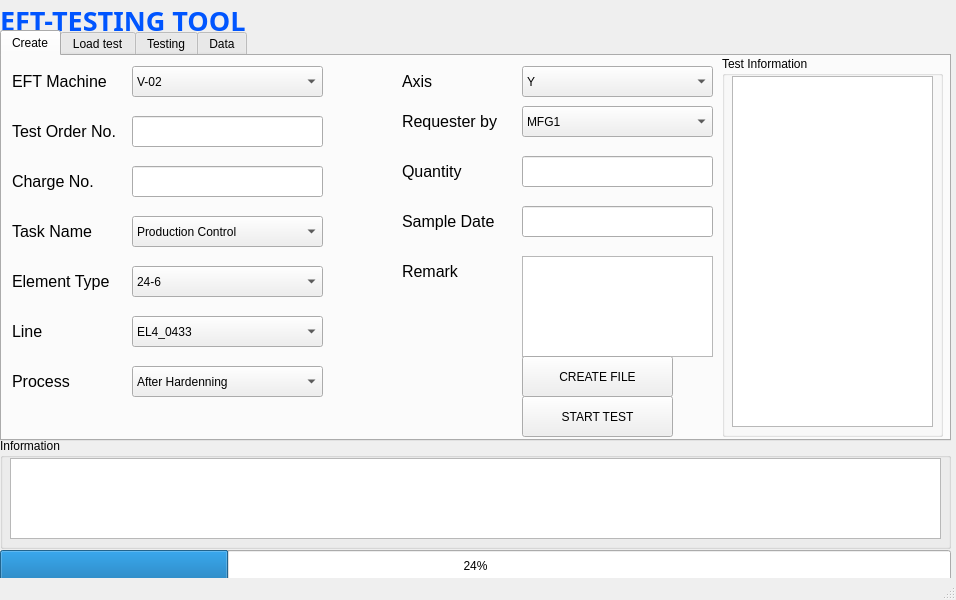
<?xml version="1.0" encoding="UTF-8"?>
<ui version="4.0">
 <class>MainWindow</class>
 <widget class="QMainWindow" name="MainWindow">
  <property name="geometry">
   <rect>
    <x>0</x>
    <y>0</y>
    <width>956</width>
    <height>600</height>
   </rect>
  </property>
  <property name="minimumSize">
   <size>
    <width>956</width>
    <height>600</height>
   </size>
  </property>
  <property name="maximumSize">
   <size>
    <width>956</width>
    <height>600</height>
   </size>
  </property>
  <property name="windowTitle">
   <string>EFT-TESTING TOOL</string>
  </property>
  <widget class="QWidget" name="centralwidget">
   <widget class="QLabel" name="label">
    <property name="geometry">
     <rect>
      <x>0</x>
      <y>0</y>
      <width>281</width>
      <height>41</height>
     </rect>
    </property>
    <property name="font">
     <font>
      <family>Bosch Office Sans</family>
      <pointsize>20</pointsize>
      <bold>true</bold>
     </font>
    </property>
    <property name="styleSheet">
     <string notr="true">color: rgb(0, 85, 255);
qproperty-alignment: 'AlignCenter';
</string>
    </property>
    <property name="text">
     <string>EFT-TESTING TOOL</string>
    </property>
   </widget>
   <widget class="QGroupBox" name="groupBox">
    <property name="geometry">
     <rect>
      <x>0</x>
      <y>438</y>
      <width>951</width>
      <height>111</height>
     </rect>
    </property>
    <property name="title">
     <string>Information</string>
    </property>
    <widget class="QTextEdit" name="information_text">
     <property name="geometry">
      <rect>
       <x>10</x>
       <y>20</y>
       <width>931</width>
       <height>81</height>
      </rect>
     </property>
    </widget>
   </widget>
   <widget class="QLabel" name="label_2">
    <property name="geometry">
     <rect>
      <x>770</x>
      <y>0</y>
      <width>181</width>
      <height>41</height>
     </rect>
    </property>
    <property name="text">
     <string/>
    </property>
    <property name="pixmap">
     <pixmap>UI/Bosch-Logo.png</pixmap>
    </property>
    <property name="scaledContents">
     <bool>true</bool>
    </property>
   </widget>
   <widget class="QProgressBar" name="progressBar">
    <property name="geometry">
     <rect>
      <x>0</x>
      <y>550</y>
      <width>951</width>
      <height>31</height>
     </rect>
    </property>
    <property name="value">
     <number>24</number>
    </property>
   </widget>
   <widget class="QTabWidget" name="tabWidget">
    <property name="geometry">
     <rect>
      <x>0</x>
      <y>30</y>
      <width>951</width>
      <height>411</height>
     </rect>
    </property>
    <property name="currentIndex">
     <number>0</number>
    </property>
    <property name="iconSize">
     <size>
      <width>16</width>
      <height>16</height>
     </size>
    </property>
    <widget class="QWidget" name="Create">
     <attribute name="title">
      <string>Create</string>
     </attribute>
     <widget class="QLabel" name="label_7">
      <property name="geometry">
       <rect>
        <x>10</x>
        <y>210</y>
        <width>111</width>
        <height>31</height>
       </rect>
      </property>
      <property name="font">
       <font>
        <pointsize>12</pointsize>
       </font>
      </property>
      <property name="text">
       <string>Element Type</string>
      </property>
     </widget>
     <widget class="QComboBox" name="input_axis">
      <property name="geometry">
       <rect>
        <x>520</x>
        <y>10</y>
        <width>191</width>
        <height>31</height>
       </rect>
      </property>
      <item>
       <property name="text">
        <string>Y</string>
       </property>
      </item>
      <item>
       <property name="text">
        <string>Z</string>
       </property>
      </item>
     </widget>
     <widget class="QLabel" name="label_3">
      <property name="geometry">
       <rect>
        <x>10</x>
        <y>10</y>
        <width>111</width>
        <height>31</height>
       </rect>
      </property>
      <property name="font">
       <font>
        <pointsize>12</pointsize>
       </font>
      </property>
      <property name="text">
       <string>EFT Machine</string>
      </property>
     </widget>
     <widget class="QComboBox" name="input_requester">
      <property name="geometry">
       <rect>
        <x>520</x>
        <y>50</y>
        <width>191</width>
        <height>31</height>
       </rect>
      </property>
      <item>
       <property name="text">
        <string>MFG1</string>
       </property>
      </item>
      <item>
       <property name="text">
        <string>MFG2</string>
       </property>
      </item>
      <item>
       <property name="text">
        <string>MFG3</string>
       </property>
      </item>
      <item>
       <property name="text">
        <string>QMM1</string>
       </property>
      </item>
      <item>
       <property name="text">
        <string>QMM3</string>
       </property>
      </item>
      <item>
       <property name="text">
        <string>ETC-VN</string>
       </property>
      </item>
      <item>
       <property name="text">
        <string>ETC1-VN</string>
       </property>
      </item>
      <item>
       <property name="text">
        <string>ETC2-VN</string>
       </property>
      </item>
      <item>
       <property name="text">
        <string>ETC3-VN</string>
       </property>
      </item>
     </widget>
     <widget class="QComboBox" name="input_line">
      <property name="geometry">
       <rect>
        <x>130</x>
        <y>260</y>
        <width>191</width>
        <height>31</height>
       </rect>
      </property>
      <item>
       <property name="text">
        <string>EL4_0433</string>
       </property>
      </item>
      <item>
       <property name="text">
        <string>EL5_2192</string>
       </property>
      </item>
      <item>
       <property name="text">
        <string>EL6_3660</string>
       </property>
      </item>
      <item>
       <property name="text">
        <string>EL7_6911</string>
       </property>
      </item>
      <item>
       <property name="text">
        <string>EL8_7805</string>
       </property>
      </item>
     </widget>
     <widget class="QLabel" name="label_9">
      <property name="geometry">
       <rect>
        <x>10</x>
        <y>260</y>
        <width>111</width>
        <height>31</height>
       </rect>
      </property>
      <property name="font">
       <font>
        <pointsize>12</pointsize>
       </font>
      </property>
      <property name="text">
       <string>Line</string>
      </property>
     </widget>
     <widget class="QLabel" name="label_14">
      <property name="geometry">
       <rect>
        <x>400</x>
        <y>50</y>
        <width>111</width>
        <height>31</height>
       </rect>
      </property>
      <property name="font">
       <font>
        <pointsize>12</pointsize>
       </font>
      </property>
      <property name="text">
       <string>Requester by</string>
      </property>
     </widget>
     <widget class="QComboBox" name="input_task_name">
      <property name="geometry">
       <rect>
        <x>130</x>
        <y>160</y>
        <width>191</width>
        <height>31</height>
       </rect>
      </property>
      <item>
       <property name="text">
        <string>Production Control</string>
       </property>
      </item>
      <item>
       <property name="text">
        <string>8D Problem Solving</string>
       </property>
      </item>
      <item>
       <property name="text">
        <string>Project Release</string>
       </property>
      </item>
      <item>
       <property name="text">
        <string>Object Release</string>
       </property>
      </item>
      <item>
       <property name="text">
        <string>Safe Launch</string>
       </property>
      </item>
     </widget>
     <widget class="QLineEdit" name="input_test_order_no">
      <property name="geometry">
       <rect>
        <x>130</x>
        <y>60</y>
        <width>191</width>
        <height>31</height>
       </rect>
      </property>
     </widget>
     <widget class="QLabel" name="label_13">
      <property name="geometry">
       <rect>
        <x>400</x>
        <y>100</y>
        <width>111</width>
        <height>31</height>
       </rect>
      </property>
      <property name="font">
       <font>
        <pointsize>12</pointsize>
       </font>
      </property>
      <property name="text">
       <string>Quantity</string>
      </property>
     </widget>
     <widget class="QLabel" name="label_15">
      <property name="geometry">
       <rect>
        <x>400</x>
        <y>10</y>
        <width>111</width>
        <height>31</height>
       </rect>
      </property>
      <property name="font">
       <font>
        <pointsize>12</pointsize>
       </font>
      </property>
      <property name="text">
       <string>Axis</string>
      </property>
     </widget>
     <widget class="QComboBox" name="input_element_type">
      <property name="geometry">
       <rect>
        <x>130</x>
        <y>210</y>
        <width>191</width>
        <height>31</height>
       </rect>
      </property>
      <item>
       <property name="text">
        <string>24-6</string>
       </property>
      </item>
      <item>
       <property name="text">
        <string>24-9</string>
       </property>
      </item>
      <item>
       <property name="text">
        <string>24-9AVO</string>
       </property>
      </item>
      <item>
       <property name="text">
        <string>28-10</string>
       </property>
      </item>
      <item>
       <property name="text">
        <string>28-12</string>
       </property>
      </item>
      <item>
       <property name="text">
        <string>30-10</string>
       </property>
      </item>
      <item>
       <property name="text">
        <string>30-12</string>
       </property>
      </item>
     </widget>
     <widget class="QLabel" name="label_8">
      <property name="geometry">
       <rect>
        <x>10</x>
        <y>310</y>
        <width>111</width>
        <height>31</height>
       </rect>
      </property>
      <property name="font">
       <font>
        <pointsize>12</pointsize>
       </font>
      </property>
      <property name="text">
       <string>Process</string>
      </property>
     </widget>
     <widget class="QLabel" name="label_10">
      <property name="geometry">
       <rect>
        <x>400</x>
        <y>150</y>
        <width>111</width>
        <height>31</height>
       </rect>
      </property>
      <property name="font">
       <font>
        <pointsize>12</pointsize>
       </font>
      </property>
      <property name="text">
       <string>Sample Date</string>
      </property>
     </widget>
     <widget class="QLineEdit" name="input_quantity">
      <property name="geometry">
       <rect>
        <x>520</x>
        <y>100</y>
        <width>191</width>
        <height>31</height>
       </rect>
      </property>
     </widget>
     <widget class="QPlainTextEdit" name="input_remark">
      <property name="geometry">
       <rect>
        <x>520</x>
        <y>200</y>
        <width>191</width>
        <height>101</height>
       </rect>
      </property>
     </widget>
     <widget class="QComboBox" name="input_process">
      <property name="geometry">
       <rect>
        <x>130</x>
        <y>310</y>
        <width>191</width>
        <height>31</height>
       </rect>
      </property>
      <item>
       <property name="text">
        <string>After Hardenning</string>
       </property>
      </item>
      <item>
       <property name="text">
        <string>After Deburring</string>
       </property>
      </item>
      <item>
       <property name="text">
        <string>After Body Drinding</string>
       </property>
      </item>
      <item>
       <property name="text">
        <string>After EOL Washing</string>
       </property>
      </item>
     </widget>
     <widget class="QLabel" name="label_6">
      <property name="geometry">
       <rect>
        <x>10</x>
        <y>160</y>
        <width>111</width>
        <height>31</height>
       </rect>
      </property>
      <property name="font">
       <font>
        <pointsize>12</pointsize>
       </font>
      </property>
      <property name="text">
       <string>Task Name</string>
      </property>
     </widget>
     <widget class="QComboBox" name="input_eft_machine">
      <property name="geometry">
       <rect>
        <x>130</x>
        <y>10</y>
        <width>191</width>
        <height>31</height>
       </rect>
      </property>
      <property name="styleSheet">
       <string notr="true">V-02</string>
      </property>
      <item>
       <property name="text">
        <string>V-02</string>
       </property>
      </item>
      <item>
       <property name="text">
        <string>V-03</string>
       </property>
      </item>
      <item>
       <property name="text">
        <string>V-07</string>
       </property>
      </item>
     </widget>
     <widget class="QLabel" name="label_12">
      <property name="geometry">
       <rect>
        <x>400</x>
        <y>200</y>
        <width>111</width>
        <height>31</height>
       </rect>
      </property>
      <property name="font">
       <font>
        <pointsize>12</pointsize>
       </font>
      </property>
      <property name="text">
       <string>Remark</string>
      </property>
     </widget>
     <widget class="QLineEdit" name="input_sample_date">
      <property name="geometry">
       <rect>
        <x>520</x>
        <y>150</y>
        <width>191</width>
        <height>31</height>
       </rect>
      </property>
     </widget>
     <widget class="QLabel" name="label_4">
      <property name="geometry">
       <rect>
        <x>10</x>
        <y>60</y>
        <width>111</width>
        <height>31</height>
       </rect>
      </property>
      <property name="font">
       <font>
        <pointsize>12</pointsize>
       </font>
      </property>
      <property name="text">
       <string>Test Order No.</string>
      </property>
     </widget>
     <widget class="QLabel" name="label_5">
      <property name="geometry">
       <rect>
        <x>10</x>
        <y>110</y>
        <width>111</width>
        <height>31</height>
       </rect>
      </property>
      <property name="font">
       <font>
        <pointsize>12</pointsize>
       </font>
      </property>
      <property name="text">
       <string>Charge No.</string>
      </property>
     </widget>
     <widget class="QPushButton" name="create_btn">
      <property name="geometry">
       <rect>
        <x>520</x>
        <y>300</y>
        <width>151</width>
        <height>41</height>
       </rect>
      </property>
      <property name="text">
       <string>CREATE FILE</string>
      </property>
     </widget>
     <widget class="QLineEdit" name="input_charge_no">
      <property name="geometry">
       <rect>
        <x>130</x>
        <y>110</y>
        <width>191</width>
        <height>31</height>
       </rect>
      </property>
     </widget>
     <widget class="QGroupBox" name="groupBox_4">
      <property name="geometry">
       <rect>
        <x>720</x>
        <y>0</y>
        <width>221</width>
        <height>381</height>
       </rect>
      </property>
      <property name="title">
       <string>Test Information</string>
      </property>
      <widget class="QPlainTextEdit" name="plainTextEdit_2">
       <property name="geometry">
        <rect>
         <x>10</x>
         <y>20</y>
         <width>201</width>
         <height>351</height>
        </rect>
       </property>
      </widget>
     </widget>
     <widget class="QPushButton" name="create_btn_3">
      <property name="geometry">
       <rect>
        <x>520</x>
        <y>340</y>
        <width>151</width>
        <height>41</height>
       </rect>
      </property>
      <property name="text">
       <string>START TEST</string>
      </property>
     </widget>
    </widget>
    <widget class="QWidget" name="Load_test">
     <attribute name="title">
      <string>Load test</string>
     </attribute>
     <widget class="QComboBox" name="input_task_name_5">
      <property name="geometry">
       <rect>
        <x>130</x>
        <y>160</y>
        <width>191</width>
        <height>31</height>
       </rect>
      </property>
      <item>
       <property name="text">
        <string>Production Control</string>
       </property>
      </item>
      <item>
       <property name="text">
        <string>8D Problem Solving</string>
       </property>
      </item>
      <item>
       <property name="text">
        <string>Project Release</string>
       </property>
      </item>
      <item>
       <property name="text">
        <string>Object Release</string>
       </property>
      </item>
      <item>
       <property name="text">
        <string>Safe Launch</string>
       </property>
      </item>
     </widget>
     <widget class="QPlainTextEdit" name="input_remark_5">
      <property name="geometry">
       <rect>
        <x>520</x>
        <y>200</y>
        <width>191</width>
        <height>101</height>
       </rect>
      </property>
     </widget>
     <widget class="QLabel" name="label_42">
      <property name="geometry">
       <rect>
        <x>10</x>
        <y>210</y>
        <width>111</width>
        <height>31</height>
       </rect>
      </property>
      <property name="font">
       <font>
        <pointsize>12</pointsize>
       </font>
      </property>
      <property name="text">
       <string>Element Type</string>
      </property>
     </widget>
     <widget class="QLabel" name="label_43">
      <property name="geometry">
       <rect>
        <x>10</x>
        <y>260</y>
        <width>111</width>
        <height>31</height>
       </rect>
      </property>
      <property name="font">
       <font>
        <pointsize>12</pointsize>
       </font>
      </property>
      <property name="text">
       <string>Line</string>
      </property>
     </widget>
     <widget class="QLineEdit" name="input_quantity_3">
      <property name="geometry">
       <rect>
        <x>520</x>
        <y>100</y>
        <width>191</width>
        <height>31</height>
       </rect>
      </property>
     </widget>
     <widget class="QLabel" name="label_44">
      <property name="geometry">
       <rect>
        <x>400</x>
        <y>150</y>
        <width>111</width>
        <height>31</height>
       </rect>
      </property>
      <property name="font">
       <font>
        <pointsize>12</pointsize>
       </font>
      </property>
      <property name="text">
       <string>Sample Date</string>
      </property>
     </widget>
     <widget class="QLabel" name="label_45">
      <property name="geometry">
       <rect>
        <x>400</x>
        <y>50</y>
        <width>111</width>
        <height>31</height>
       </rect>
      </property>
      <property name="font">
       <font>
        <pointsize>12</pointsize>
       </font>
      </property>
      <property name="text">
       <string>Requester by</string>
      </property>
     </widget>
     <widget class="QLabel" name="label_46">
      <property name="geometry">
       <rect>
        <x>10</x>
        <y>10</y>
        <width>111</width>
        <height>31</height>
       </rect>
      </property>
      <property name="font">
       <font>
        <pointsize>12</pointsize>
       </font>
      </property>
      <property name="text">
       <string>EFT Machine</string>
      </property>
     </widget>
     <widget class="QLineEdit" name="input_test_order_no_9">
      <property name="geometry">
       <rect>
        <x>130</x>
        <y>60</y>
        <width>191</width>
        <height>31</height>
       </rect>
      </property>
     </widget>
     <widget class="QComboBox" name="input_eft_machine_3">
      <property name="geometry">
       <rect>
        <x>130</x>
        <y>10</y>
        <width>191</width>
        <height>31</height>
       </rect>
      </property>
      <property name="styleSheet">
       <string notr="true">V-02</string>
      </property>
      <item>
       <property name="text">
        <string>V-02</string>
       </property>
      </item>
      <item>
       <property name="text">
        <string>V-03</string>
       </property>
      </item>
      <item>
       <property name="text">
        <string>V-07</string>
       </property>
      </item>
     </widget>
     <widget class="QComboBox" name="input_element_type_5">
      <property name="geometry">
       <rect>
        <x>130</x>
        <y>210</y>
        <width>191</width>
        <height>31</height>
       </rect>
      </property>
      <item>
       <property name="text">
        <string>24-6</string>
       </property>
      </item>
      <item>
       <property name="text">
        <string>24-9</string>
       </property>
      </item>
      <item>
       <property name="text">
        <string>24-9AVO</string>
       </property>
      </item>
      <item>
       <property name="text">
        <string>28-10</string>
       </property>
      </item>
      <item>
       <property name="text">
        <string>28-12</string>
       </property>
      </item>
      <item>
       <property name="text">
        <string>30-10</string>
       </property>
      </item>
      <item>
       <property name="text">
        <string>30-12</string>
       </property>
      </item>
     </widget>
     <widget class="QComboBox" name="input_requester_3">
      <property name="geometry">
       <rect>
        <x>520</x>
        <y>50</y>
        <width>191</width>
        <height>31</height>
       </rect>
      </property>
      <item>
       <property name="text">
        <string>MFG1</string>
       </property>
      </item>
      <item>
       <property name="text">
        <string>MFG2</string>
       </property>
      </item>
      <item>
       <property name="text">
        <string>MFG3</string>
       </property>
      </item>
      <item>
       <property name="text">
        <string>QMM1</string>
       </property>
      </item>
      <item>
       <property name="text">
        <string>QMM3</string>
       </property>
      </item>
      <item>
       <property name="text">
        <string>ETC-VN</string>
       </property>
      </item>
      <item>
       <property name="text">
        <string>ETC1-VN</string>
       </property>
      </item>
      <item>
       <property name="text">
        <string>ETC2-VN</string>
       </property>
      </item>
      <item>
       <property name="text">
        <string>ETC3-VN</string>
       </property>
      </item>
     </widget>
     <widget class="QLabel" name="label_47">
      <property name="geometry">
       <rect>
        <x>400</x>
        <y>10</y>
        <width>111</width>
        <height>31</height>
       </rect>
      </property>
      <property name="font">
       <font>
        <pointsize>12</pointsize>
       </font>
      </property>
      <property name="text">
       <string>Axis</string>
      </property>
     </widget>
     <widget class="QGroupBox" name="groupBox_8">
      <property name="geometry">
       <rect>
        <x>720</x>
        <y>0</y>
        <width>221</width>
        <height>381</height>
       </rect>
      </property>
      <property name="title">
       <string>Test Information</string>
      </property>
      <widget class="QPlainTextEdit" name="plainTextEdit_5">
       <property name="geometry">
        <rect>
         <x>10</x>
         <y>20</y>
         <width>201</width>
         <height>351</height>
        </rect>
       </property>
      </widget>
     </widget>
     <widget class="QPushButton" name="create_btn_7">
      <property name="geometry">
       <rect>
        <x>520</x>
        <y>340</y>
        <width>151</width>
        <height>41</height>
       </rect>
      </property>
      <property name="text">
       <string>START TEST</string>
      </property>
     </widget>
     <widget class="QLabel" name="label_48">
      <property name="geometry">
       <rect>
        <x>400</x>
        <y>100</y>
        <width>111</width>
        <height>31</height>
       </rect>
      </property>
      <property name="font">
       <font>
        <pointsize>12</pointsize>
       </font>
      </property>
      <property name="text">
       <string>Quantity</string>
      </property>
     </widget>
     <widget class="QPushButton" name="create_btn_8">
      <property name="geometry">
       <rect>
        <x>670</x>
        <y>310</y>
        <width>41</width>
        <height>31</height>
       </rect>
      </property>
      <property name="text">
       <string/>
      </property>
      <property name="icon">
       <iconset theme="document-open"/>
      </property>
     </widget>
     <widget class="QLabel" name="label_49">
      <property name="geometry">
       <rect>
        <x>10</x>
        <y>310</y>
        <width>111</width>
        <height>31</height>
       </rect>
      </property>
      <property name="font">
       <font>
        <pointsize>12</pointsize>
       </font>
      </property>
      <property name="text">
       <string>Process</string>
      </property>
     </widget>
     <widget class="QLineEdit" name="input_sample_date_3">
      <property name="geometry">
       <rect>
        <x>520</x>
        <y>150</y>
        <width>191</width>
        <height>31</height>
       </rect>
      </property>
     </widget>
     <widget class="QLabel" name="label_50">
      <property name="geometry">
       <rect>
        <x>400</x>
        <y>200</y>
        <width>111</width>
        <height>31</height>
       </rect>
      </property>
      <property name="font">
       <font>
        <pointsize>12</pointsize>
       </font>
      </property>
      <property name="text">
       <string>Remark</string>
      </property>
     </widget>
     <widget class="QComboBox" name="input_process_3">
      <property name="geometry">
       <rect>
        <x>130</x>
        <y>310</y>
        <width>191</width>
        <height>31</height>
       </rect>
      </property>
      <item>
       <property name="text">
        <string>After Hardenning</string>
       </property>
      </item>
      <item>
       <property name="text">
        <string>After Deburring</string>
       </property>
      </item>
      <item>
       <property name="text">
        <string>After Body Drinding</string>
       </property>
      </item>
      <item>
       <property name="text">
        <string>After EOL Washing</string>
       </property>
      </item>
     </widget>
     <widget class="QLabel" name="label_51">
      <property name="geometry">
       <rect>
        <x>10</x>
        <y>60</y>
        <width>111</width>
        <height>31</height>
       </rect>
      </property>
      <property name="font">
       <font>
        <pointsize>12</pointsize>
       </font>
      </property>
      <property name="text">
       <string>Test Order No.</string>
      </property>
     </widget>
     <widget class="QLineEdit" name="input_charge_no_5">
      <property name="geometry">
       <rect>
        <x>130</x>
        <y>110</y>
        <width>191</width>
        <height>31</height>
       </rect>
      </property>
     </widget>
     <widget class="QComboBox" name="input_axis_3">
      <property name="geometry">
       <rect>
        <x>520</x>
        <y>10</y>
        <width>191</width>
        <height>31</height>
       </rect>
      </property>
      <item>
       <property name="text">
        <string>Y</string>
       </property>
      </item>
      <item>
       <property name="text">
        <string>Z</string>
       </property>
      </item>
     </widget>
     <widget class="QComboBox" name="input_line_3">
      <property name="geometry">
       <rect>
        <x>130</x>
        <y>260</y>
        <width>191</width>
        <height>31</height>
       </rect>
      </property>
      <item>
       <property name="text">
        <string>EL4_0433</string>
       </property>
      </item>
      <item>
       <property name="text">
        <string>EL5_2192</string>
       </property>
      </item>
      <item>
       <property name="text">
        <string>EL6_3660</string>
       </property>
      </item>
      <item>
       <property name="text">
        <string>EL7_6911</string>
       </property>
      </item>
      <item>
       <property name="text">
        <string>EL8_7805</string>
       </property>
      </item>
     </widget>
     <widget class="QLabel" name="label_52">
      <property name="geometry">
       <rect>
        <x>10</x>
        <y>160</y>
        <width>111</width>
        <height>31</height>
       </rect>
      </property>
      <property name="font">
       <font>
        <pointsize>12</pointsize>
       </font>
      </property>
      <property name="text">
       <string>Task Name</string>
      </property>
     </widget>
     <widget class="QLabel" name="label_53">
      <property name="geometry">
       <rect>
        <x>10</x>
        <y>110</y>
        <width>111</width>
        <height>31</height>
       </rect>
      </property>
      <property name="font">
       <font>
        <pointsize>12</pointsize>
       </font>
      </property>
      <property name="text">
       <string>Charge No.</string>
      </property>
     </widget>
     <widget class="QLabel" name="label_54">
      <property name="geometry">
       <rect>
        <x>400</x>
        <y>310</y>
        <width>111</width>
        <height>31</height>
       </rect>
      </property>
      <property name="font">
       <font>
        <pointsize>12</pointsize>
       </font>
      </property>
      <property name="text">
       <string>Load Test</string>
      </property>
     </widget>
     <widget class="QLineEdit" name="input_sample_date_4">
      <property name="geometry">
       <rect>
        <x>520</x>
        <y>310</y>
        <width>151</width>
        <height>31</height>
       </rect>
      </property>
     </widget>
    </widget>
    <widget class="QWidget" name="Testing">
     <attribute name="title">
      <string>Testing</string>
     </attribute>
     <widget class="QGroupBox" name="groupBox_2">
      <property name="geometry">
       <rect>
        <x>260</x>
        <y>0</y>
        <width>461</width>
        <height>381</height>
       </rect>
      </property>
      <property name="title">
       <string>Result</string>
      </property>
      <widget class="QTableView" name="tableView">
       <property name="geometry">
        <rect>
         <x>10</x>
         <y>20</y>
         <width>441</width>
         <height>311</height>
        </rect>
       </property>
      </widget>
      <widget class="QPushButton" name="create_btn_9">
       <property name="geometry">
        <rect>
         <x>290</x>
         <y>330</y>
         <width>81</width>
         <height>41</height>
        </rect>
       </property>
       <property name="text">
        <string>Close</string>
       </property>
      </widget>
      <widget class="QPushButton" name="create_btn_10">
       <property name="geometry">
        <rect>
         <x>370</x>
         <y>330</y>
         <width>81</width>
         <height>41</height>
        </rect>
       </property>
       <property name="text">
        <string>Finshed</string>
       </property>
      </widget>
     </widget>
     <widget class="QGroupBox" name="groupBox_3">
      <property name="geometry">
       <rect>
        <x>720</x>
        <y>0</y>
        <width>221</width>
        <height>381</height>
       </rect>
      </property>
      <property name="title">
       <string>Test Information</string>
      </property>
      <widget class="QPlainTextEdit" name="plainTextEdit">
       <property name="geometry">
        <rect>
         <x>10</x>
         <y>20</y>
         <width>201</width>
         <height>351</height>
        </rect>
       </property>
      </widget>
     </widget>
     <widget class="QLabel" name="label_11">
      <property name="geometry">
       <rect>
        <x>10</x>
        <y>220</y>
        <width>111</width>
        <height>31</height>
       </rect>
      </property>
      <property name="font">
       <font>
        <pointsize>12</pointsize>
       </font>
      </property>
      <property name="text">
       <string>Input person</string>
      </property>
     </widget>
     <widget class="QLabel" name="label_16">
      <property name="geometry">
       <rect>
        <x>10</x>
        <y>60</y>
        <width>111</width>
        <height>31</height>
       </rect>
      </property>
      <property name="font">
       <font>
        <pointsize>12</pointsize>
       </font>
      </property>
      <property name="text">
       <string>Setting (N)</string>
      </property>
     </widget>
     <widget class="QLabel" name="label_17">
      <property name="geometry">
       <rect>
        <x>10</x>
        <y>260</y>
        <width>111</width>
        <height>31</height>
       </rect>
      </property>
      <property name="font">
       <font>
        <pointsize>12</pointsize>
       </font>
      </property>
      <property name="text">
       <string>Remark</string>
      </property>
     </widget>
     <widget class="QComboBox" name="input_task_name_2">
      <property name="geometry">
       <rect>
        <x>130</x>
        <y>180</y>
        <width>121</width>
        <height>31</height>
       </rect>
      </property>
      <item>
       <property name="text">
        <string>Left</string>
       </property>
      </item>
      <item>
       <property name="text">
        <string>Right</string>
       </property>
      </item>
     </widget>
     <widget class="QLineEdit" name="input_test_order_no_2">
      <property name="geometry">
       <rect>
        <x>130</x>
        <y>60</y>
        <width>121</width>
        <height>31</height>
       </rect>
      </property>
     </widget>
     <widget class="QComboBox" name="input_element_type_2">
      <property name="geometry">
       <rect>
        <x>130</x>
        <y>220</y>
        <width>121</width>
        <height>31</height>
       </rect>
      </property>
      <item>
       <property name="text">
        <string>Le Van Thanh</string>
       </property>
      </item>
      <item>
       <property name="text">
        <string>Nguyen Minh Hai</string>
       </property>
      </item>
      <item>
       <property name="text">
        <string>Nguyen Hung Hai</string>
       </property>
      </item>
      <item>
       <property name="text">
        <string>Nguyen Duc Thanh</string>
       </property>
      </item>
      <item>
       <property name="text">
        <string>Nguyen Thanh Trung</string>
       </property>
      </item>
      <item>
       <property name="text">
        <string>Mai Hoai Thuong</string>
       </property>
      </item>
      <item>
       <property name="text">
        <string>Truong Thanh Tuyen</string>
       </property>
      </item>
     </widget>
     <widget class="QLabel" name="label_19">
      <property name="geometry">
       <rect>
        <x>10</x>
        <y>180</y>
        <width>111</width>
        <height>31</height>
       </rect>
      </property>
      <property name="font">
       <font>
        <pointsize>12</pointsize>
       </font>
      </property>
      <property name="text">
       <string>Failure</string>
      </property>
     </widget>
     <widget class="QLabel" name="label_20">
      <property name="geometry">
       <rect>
        <x>10</x>
        <y>100</y>
        <width>111</width>
        <height>31</height>
       </rect>
      </property>
      <property name="font">
       <font>
        <pointsize>12</pointsize>
       </font>
      </property>
      <property name="text">
       <string>Cycles (rpm)</string>
      </property>
     </widget>
     <widget class="QLabel" name="label_21">
      <property name="geometry">
       <rect>
        <x>10</x>
        <y>140</y>
        <width>111</width>
        <height>31</height>
       </rect>
      </property>
      <property name="font">
       <font>
        <pointsize>12</pointsize>
       </font>
      </property>
      <property name="text">
       <string>Result</string>
      </property>
     </widget>
     <widget class="QLineEdit" name="input_charge_no_2">
      <property name="geometry">
       <rect>
        <x>130</x>
        <y>140</y>
        <width>121</width>
        <height>31</height>
       </rect>
      </property>
     </widget>
     <widget class="QPushButton" name="create_btn_2">
      <property name="geometry">
       <rect>
        <x>100</x>
        <y>340</y>
        <width>151</width>
        <height>41</height>
       </rect>
      </property>
      <property name="text">
       <string>Submit</string>
      </property>
     </widget>
     <widget class="QLineEdit" name="input_test_order_no_3">
      <property name="geometry">
       <rect>
        <x>130</x>
        <y>100</y>
        <width>121</width>
        <height>31</height>
       </rect>
      </property>
     </widget>
     <widget class="QPlainTextEdit" name="input_remark_2">
      <property name="geometry">
       <rect>
        <x>130</x>
        <y>260</y>
        <width>121</width>
        <height>71</height>
       </rect>
      </property>
     </widget>
     <widget class="QLineEdit" name="input_test_order_no_4">
      <property name="geometry">
       <rect>
        <x>130</x>
        <y>20</y>
        <width>121</width>
        <height>31</height>
       </rect>
      </property>
      <property name="text">
       <string/>
      </property>
     </widget>
     <widget class="QLabel" name="label_18">
      <property name="geometry">
       <rect>
        <x>10</x>
        <y>20</y>
        <width>111</width>
        <height>31</height>
       </rect>
      </property>
      <property name="font">
       <font>
        <pointsize>12</pointsize>
       </font>
      </property>
      <property name="text">
       <string>Element No.</string>
      </property>
     </widget>
    </widget>
    <widget class="QWidget" name="Data_base">
     <attribute name="title">
      <string>Data</string>
     </attribute>
    </widget>
   </widget>
   <widget class="QLabel" name="label_22">
    <property name="geometry">
     <rect>
      <x>280</x>
      <y>0</y>
      <width>41</width>
      <height>51</height>
     </rect>
    </property>
    <property name="text">
     <string/>
    </property>
    <property name="pixmap">
     <pixmap>UI/ICO.png</pixmap>
    </property>
    <property name="scaledContents">
     <bool>true</bool>
    </property>
   </widget>
  </widget>
  <widget class="QStatusBar" name="statusbar"/>
 </widget>
 <resources/>
 <connections/>
</ui>
